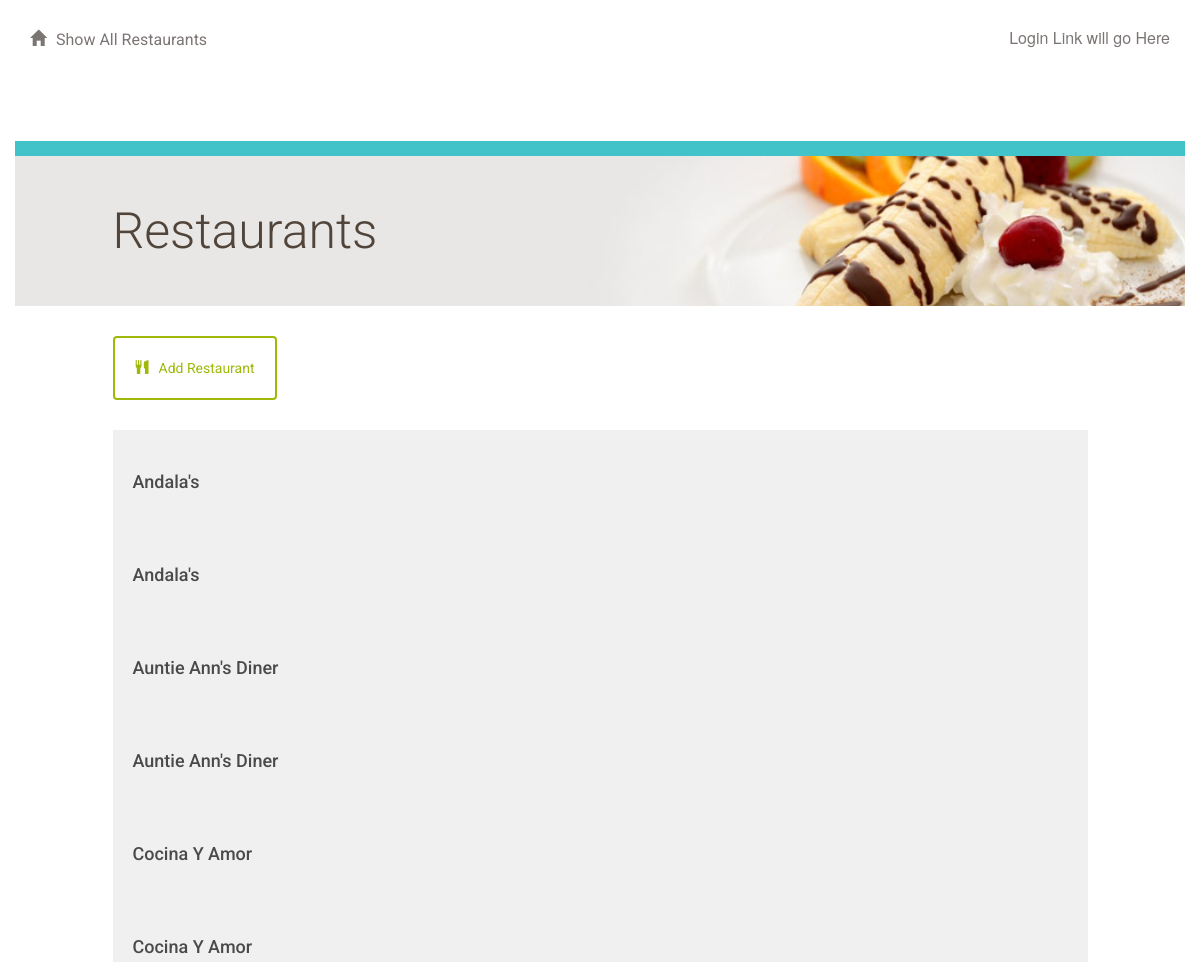
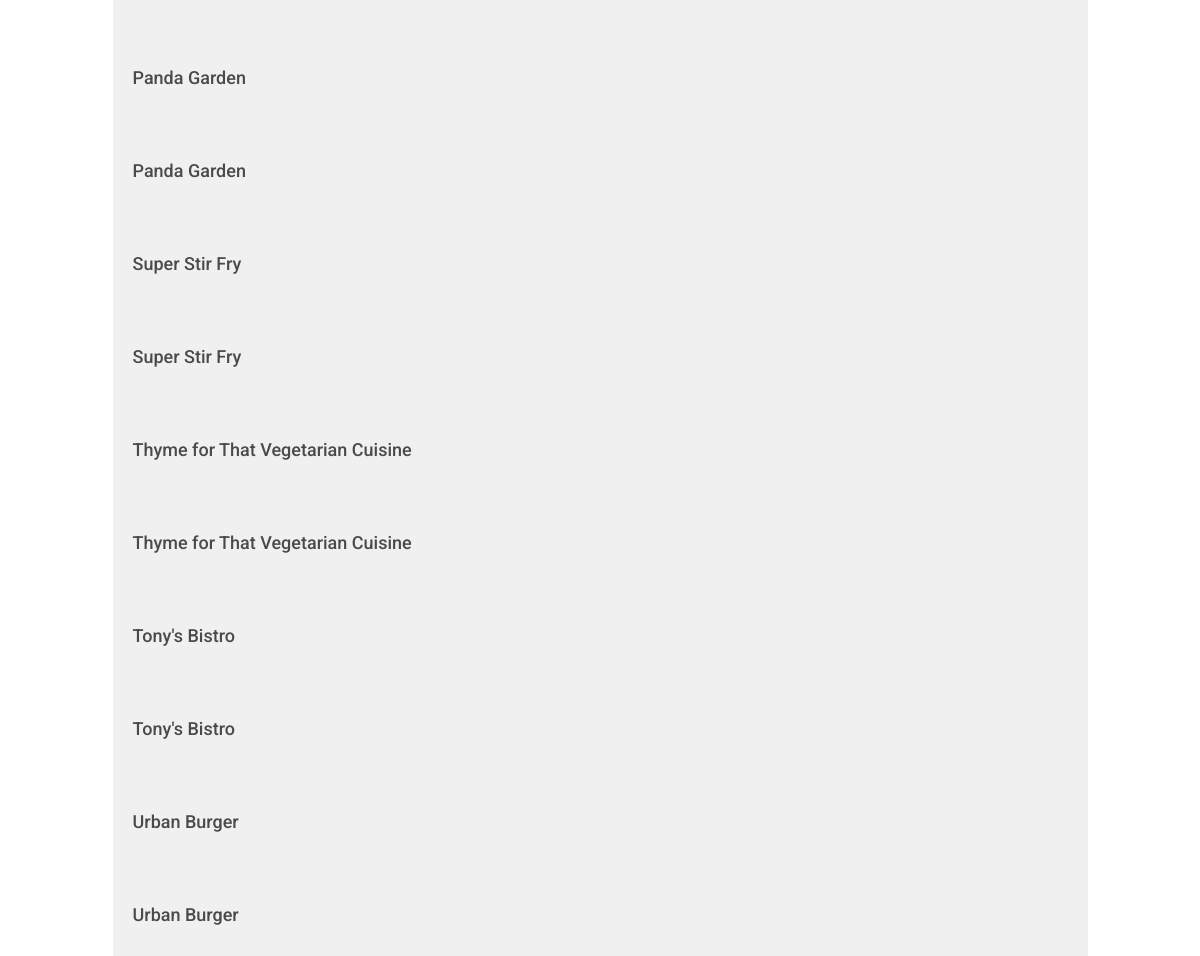
/restaurant/, run on the app's committed database (2 pictures, top to bottom).
### database_setup.py (models this page shows, shortened)
class Restaurant(Base):
    __tablename__ = 'restaurant'
    id = Column(Integer, primary_key=True)
    name = Column(String(250), nullable=False)

### project.py (the view)
@app.route('/')
@app.route('/restaurant/')
def showRestaurants():
    restaurants = session.query(Restaurant).order_by(asc(Restaurant.name))
    return render_template('restaurants.html', restaurants=restaurants)

### templates/restaurants.html (shortened to what this page needs)
{% extends "main.html" %}
{% block content %}
{% include "header.html" %}
	<div class="row top-menu">
		<div class="col-md-10"></div>
		<div class="col-md-2 text-right">
					</div>
	</div>
	<div class="row divider blue">
		<div class="col-md-12"></div>
	</div>
	<div class="row banner main">
		<div class="col-md-1"></div>
		<div class="col-md-11 padding-none">
			<h1>Restaurants</h1>
		</div>
	</div>
	<div class="row padding-top padding-bottom">
		<div class="col-md-1"></div>
		<div class="col-md-10 padding-none">
			<a href="{{url_for('newRestaurant')}}">
				<button class="btn btn-default" id="new-restaurant">
					<span class="glyphicon glyphicon-cutlery" aria-hidden="true"></span>Add Restaurant
				</button>
			</a>
		</div>
		<div class="col-md-1"></div>
	</div>
	{% for restaurant in restaurants %}
		<a href = "{{url_for('showMenu', restaurant_id = restaurant.id)}}">
			<div class="row">
				<div class="col-md-1"></div>
					<div class="col-md-10 restaurant-list">
						<h3>{{restaurant.name}}</h3>
					</div>
				<div class="col-md-1"></div>
			</div>
		</a>
	{% endfor %}
{% endblock %}

### templates/main.html (shortened to what this page needs)
<!DOCTYPE html>
<html lang="en">
	<head>
		<link rel="stylesheet" href="//netdna.bootstrapcdn.com/bootstrap/3.1.1/css/bootstrap.min.css">
		<link rel=stylesheet type=text/css href="{{ url_for('static', filename='styles.css') }}">
	</head>
	<body>
		<div class="container">
			{% block content %}
			{% endblock %}
		</div>
	</body>
</html>

### templates/header.html
<div class="row top-menu">
	<div class="col-md-6">
		<a href="{{url_for('showRestaurants')}}">
			<span class="glyphicon glyphicon-home" aria-hidden="true"></span>Show All Restaurants
		</a>
	</div>
	<div class="col-md-6 text-right">
					<p>Login Link will go Here </p>
	</div>
</div>

### static/styles.css (style rules this page uses)
* { font-family: "Helvetica Neue Bold", Roboto, Helvetica, Arial, sans-serif; font-weight: 700; }
h1 { font-family: "Helvetica Neue Light", Roboto, Helvetica, Arial, sans-serif; font-size: 50px; color: #51453B; line-height: 60px; font-weight: 300; }
h3 { font-size: 18px; color: #4A4A4A; line-height: 23px; }
p { font-family: "Helvetica Neue", Roboto, Helvetica, Arial, sans-serif; font-size: 16px; color: #7B7573; line-height: 24px; font-weight: 400; }
a { font-size: 14px; color: #0093B9; line-height: 17px; }
.padding-top { padding-top: 30px; }
.padding-bottom { padding-bottom: 30px; }
.padding-none { padding: 0; }
.btn { padding: 20px; margin: 0; border-color: #9FB80A; border-width: 2px; color: #9FB80A;; }
.glyphicon { margin-right: 10px; }
.top-menu { padding-top: 30px; padding-bottom: 30px; }
.top-menu p { margin-bottom: 0; line-height: 16px; }
.top-menu a { margin-bottom: 0; line-height: 16px; font-size: 16px; color: #7B7573; font-weight: 400; }
.divider { height: 15px; }
.divider.blue { background-color: #42C3C9; }
.banner.main { height: 150px; background: url("/static/top-banner.jpg"); background-position: right; background-repeat: no-repeat; background-size: cover; }
.banner h1 { margin: 45px 0; }
.restaurant-list { background-color: #F0F0F0; padding: 20px; u }

### data on the page
Restaurant: name "Andala's"
Restaurant: name "Andala's"
Restaurant: name "Auntie Ann's Diner"
Restaurant: name "Auntie Ann's Diner"
Restaurant: name "Cocina Y Amor"
Restaurant: name "Cocina Y Amor"
Restaurant: name "Panda Garden"
Restaurant: name "Panda Garden"
Restaurant: name "Super Stir Fry"
Restaurant: name "Super Stir Fry"
Restaurant: name "Thyme for That Vegetarian Cuisine"
Restaurant: name "Thyme for That Vegetarian Cuisine"
Restaurant: name "Tony's Bistro"
Restaurant: name "Tony's Bistro"
Restaurant: name "Urban Burger"
Restaurant: name "Urban Burger"
